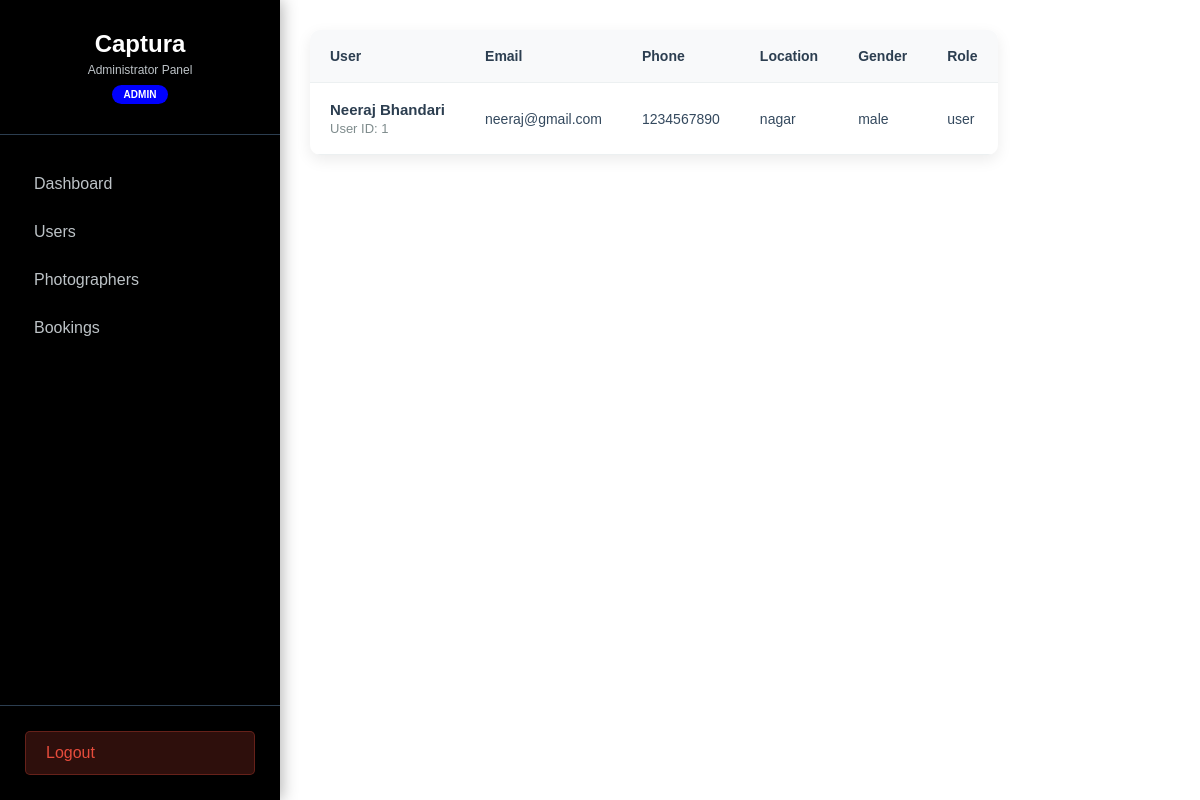
Screenshot of /admin/display-user.php with the database file from the repository.
### tables this page shows
CREATE TABLE `users` (
  `Id` int(11) NOT NULL,
  `Name` varchar(40) NOT NULL,
  `Email` text NOT NULL,
  `Phone` text NOT NULL,
  `Gender` text NOT NULL,
  `Address` text NOT NULL,
  `Password` text NOT NULL,
  `Role` text NOT NULL
);

### admin/display-user.php (the view, shortened to what this page needs)
<!DOCTYPE html>
<html lang="en">
<head>
    <link rel="stylesheet" href="../assets/css/admin.css">
</head>
<body style="display: flex;">
    <?php include "admin-sidebar.php"; ?>
    <div class="users-main-content">
        <div class="users-table-container">
            <table class="users-table">
                <thead>
                    <tr>
                        <th>User</th>
                        <th>Email</th>
                        <th>Phone</th>
                        <th>Location</th>
                        <th>Gender</th>
                        <th>Role</th>
                    </tr>
                </thead>
                <tbody>
                    <?php
                        include "../include/db.php";
                        $sql = "SELECT * FROM users WHERE `Role` = 'user'";
                        $result = $conn->query($sql);
                        if($result->num_rows > 0){
                            while($data = $result->fetch_assoc()){
                    ?>
                    <tr>
                        <td>
                            <div class="user-info">
                                <div class="user-details">
                                    <h4><?php echo $data["Name"]; ?></h4>
                                    <p>User ID: <?php echo $data["Id"]; ?></p>
                                </div>
                            </div>
                        </td>
                        <td><?php echo $data["Email"]; ?></td>
                        <td><?php echo $data["Phone"]; ?></td>
                        <td><?php echo $data["Address"]; ?></td>
                        <td><?php echo $data["Gender"] ?></td>
                        <td><?php echo $data["Role"]?></td>
                    </tr>
                    <?php }} ?>
                </tbody>
            </table>
        </div>
    </div>
</body>
</html>

### assets/css/admin.css (style rules this page uses)
* { margin: 0; padding: 0; box-sizing: border-box; }
body { font-family: Arial, Helvetica, sans-serif; }
.users-main-content { padding: 30px; background: transparent; min-height: 100vh; }
.users-table-container { background: white; border-radius: 10px; box-shadow: 0 5px 15px rgba(0, 0, 0, 0.08); overflow: hidden; }
.users-table { width: 100%; border-collapse: collapse; }
.users-table thead { background: #f8f9fa; }
.users-table th { padding: 18px 20px; text-align: left; color: #2c3e50; font-weight: 600; font-size: 14px; border-bottom: 1px solid #ecf0f1; }
.users-table td { padding: 18px 20px; border-bottom: 1px solid #ecf0f1; color: #34495e; font-size: 14px; }
.users-table tbody tr { transition: background 0.3s; }
.user-info { display: flex; align-items: center; gap: 12px; }
.user-details h4 { color: #2c3e50; margin-bottom: 3px; font-size: 15px; }
.user-details p { color: #7f8c8d; font-size: 13px; }

### rows the page displays
users: Name "Neeraj Bhandari", Id "1", Email "neeraj@gmail.com", Phone "1234567890", Address "nagar", Gender "male", Role "user"
